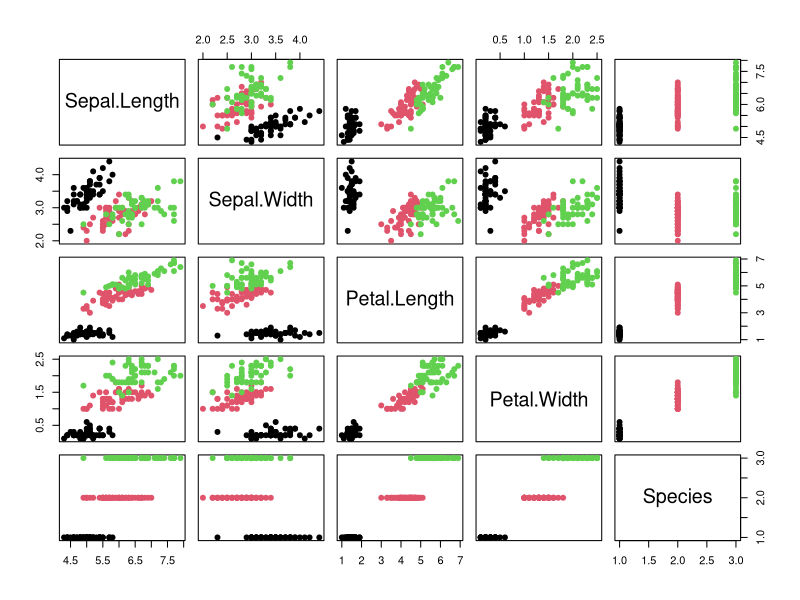
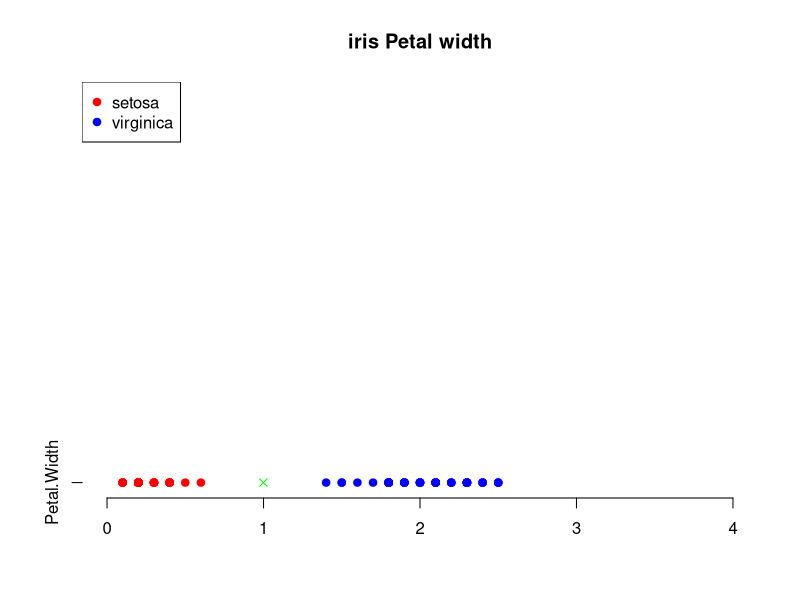

The R script that drew these images, in order: (Note: this script raises an error after producing the figures.)
## ---- chunk 1
# Libraries
library(e1071)
## ---- chunk 2
data(iris)
data <- iris
plot(data, col = iris$Species, pch = 19)
legend("topright", legend = levels(iris$Species), col = 1:3, pch = 19)
## ---- chunk 3
# Subset and prepare the data
data <- iris[iris$Species %in% c("setosa", "virginica"), ]

# Fit the SVM model
model <- svm(Species ~ Petal.Width, data = data, kernel = "linear")

# Generate a sequence of Petal.Width values for prediction
Petal_width_range <- seq(
  min(data$Petal.Width),
  max(data$Petal.Width),
  length.out = 300
)

# Predict species for each value in Petal_width_range
predictions <- predict(
    model, data.frame(Petal.Width = Petal_width_range),
    decision.values = TRUE
)

# Extract decision values
dec_values <- attributes(predictions)$decision.values

# Find the Petal.Width value where decision value is closest to zero
boundary_point <- Petal_width_range[which.min(abs(dec_values))]

# Plotting
xlim <- c(0, 4)
ylim <- c(0, 1)
col <- c("red", "yellow", "blue")
plot(NA, xlim = xlim, ylim = ylim, axes = FALSE, ann = FALSE)
points(data$Petal.Width,
    rep(0, length(data$Petal.Width)),
    col = col[data$Species],
    pch = 19
)

axis(1)
axis(2, at = 0, labels = "Petal.Width")
title("iris Petal width")
points(boundary_point, 0, col = "green", pch = 4) # Mark the boundary point
legend("topleft", legend = c("setosa", "virginica"), col = c("red", "blue"), pch = 19)

## ---- chunk 4
data <- iris

# Fit SVM for two features
# Also supports linear, polynomial, radial, sigmoid
model <- svm(Species ~ Petal.Length + Petal.Width,
    data = data, kernel = "sigmoid", scale=FALSE
)

print(model)

# Tune the model
costs <- c(0.001,0.01,.1,1,10,100)
gammas <- c(0.1, 1, 10)
tuned_model <- tune(
    svm, Species ~ Petal.Length + Petal.Width,
    data = data, kernel = "linear",
    ranges = list(cost = costs, gamma = gammas)
)

print(tuned_model)

# Create a sequence of values for each dimension
sl <- seq(min(data$Petal.Length), max(data$Petal.Length), length = 100)
sw <- seq(min(data$Petal.Width), max(data$Petal.Width), length = 100)

# Expand grid to cover all combinations
grid <- expand.grid(Petal.Length = sl, Petal.Width = sw)

# Predict using the SVM model
grid$Species <- predict(model, grid)

# Plot
p <- ggplot(data, aes(x = Petal.Length, y = Petal.Width, color = Species)) +
    geom_point(alpha = 0.5, size = 3) +
    geom_tile(data = grid, aes(fill = Species, alpha = 2), color = NA) +
    scale_fill_manual(values = c("setosa" = "red", "virginica" = "blue", "versicolor" = "green")) +
    scale_color_manual(values = c("setosa" = "red", "virginica" = "blue", "versicolor" = "green")) +
    ggtitle("SVM Decision Boundary with Petal Measurements") +
    theme_minimal() +
    theme(legend.position = "top")

print(p)

# Confusion matrix on predictions
confusion_matrix <- table(data$Species, predict(model, data))
print(confusion_matrix)
